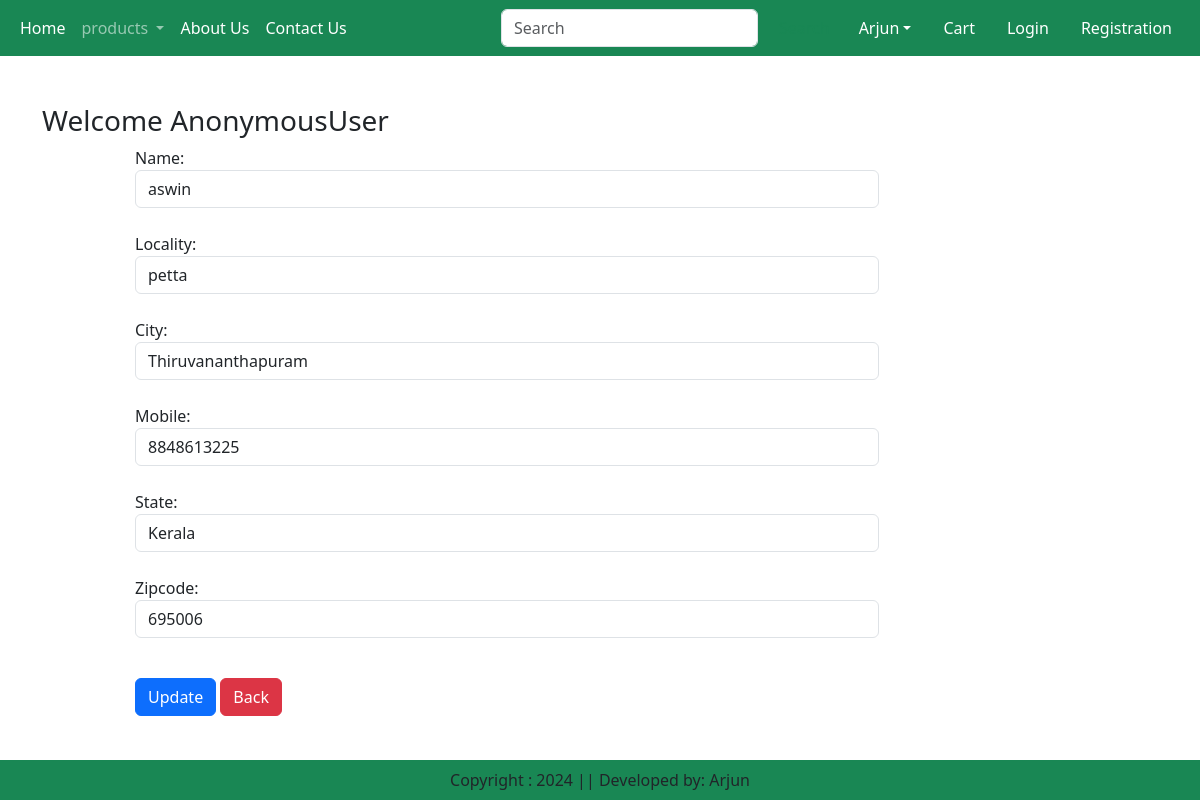
The app's page /updateAddress/2/ with its own data.
### app/models.py (models this page shows, shortened)
class Customer(models.Model):
    user = models.ForeignKey(User, on_delete=models.CASCADE)
    name = models.CharField(max_length=200)
    locality = models.CharField(max_length=200)
    city = models.CharField(max_length=50)
    mobile = models.IntegerField(default=0)
    zipcode = models.IntegerField()
    state = models.CharField(choices=STATE_CHOICES, max_length=100)

### app/views.py (the view, shortened to what this page needs)
# urls.py: path('updateAddress/<int:pk>/', views.UpdateAddress.as_view(), name='updateAddress'),
class UpdateAddress(View):
    def get(self, request, pk):
        add = Customer.objects.get(pk=pk)
        form = CustomerProfileForm(instance=add)
        return render(request, 'app/updateAddress.html', locals())

### app/forms.py
class CustomerProfileForm(forms.ModelForm):
    class Meta:
        model = Customer
        fields = ['name', 'locality', 'city', 'mobile', 'state', 'zipcode']
        widgets = {
            'name': forms.TextInput(attrs={'class': 'form-control'}),
            'locality': forms.TextInput(attrs={'class': 'form-control'}),
            'city': forms.TextInput(attrs={'class': 'form-control'}),
            'mobile': forms.NumberInput(attrs={'class': 'form-control'}),
            'state': forms.Select(attrs={'class': 'form-control'}),
            'zipcode': forms.NumberInput(attrs={'class': 'form-control'}),
        }

### app/templates/app/updateAddress.html (shortened to what this page needs)
{% extends "app/base.html" %}
{% load static %}
{% block main-content %}
<div class="container my-5">
    <div class="row">
        <h3>Welcome <span class="text-capitalize">{{ request.user }}</span></h3>
    </div>
    <div class="col-sm-8 offset-sm-1">
        <form action="" method="post">
            {% for fm in form %}
                {{ fm.label_tag }} {{ fm }} <small class="text-danger">{{ fm.errors|striptags }}</small><br>
            {% endfor %}
            <div class="col-12 mt-3">
                <button type="submit" class="btn btn-primary">Update</button>
                <a href="{% url 'address' %}" type="button" class="btn btn-danger">Back</a>
            </div>
        </form>
    </div>
</div>
{% endblock main-content %}

### records on screen
Customer: form "aswin" "petta" "Thiruvananthapuram" "8848613225" "Kerala" "695006"

### other values on screen
{{ request.user }} "AnonymousUser"
{{ fm.label_tag }} "Name:" "Locality:" "City:" "Mobile:" "State:" "Zipcode:"
